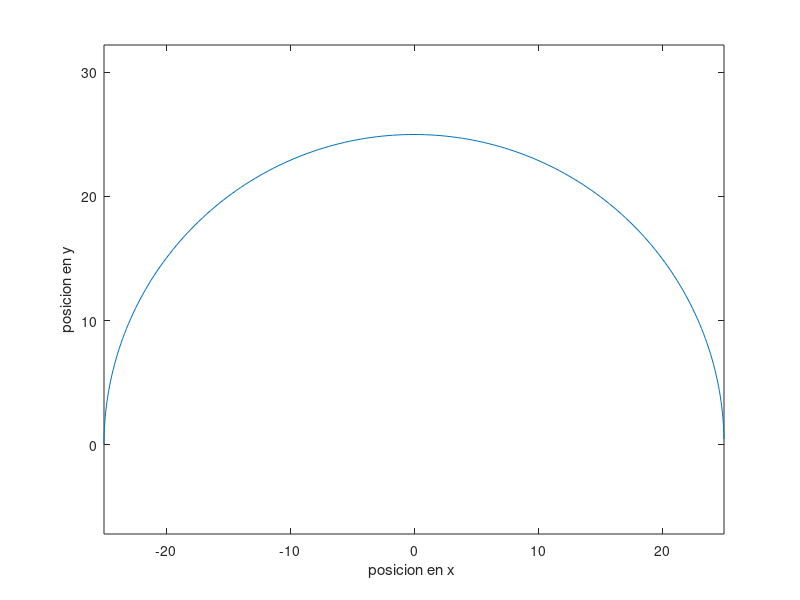
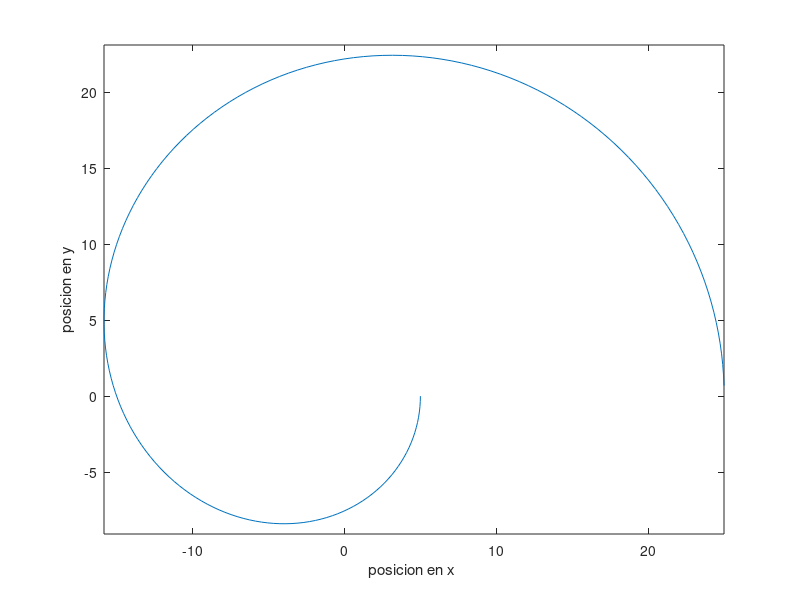

Source code (MATLAB) for these figures, in order:
%Parametros del robot 

L1 = 10;
L2 = 10;
L3 = 5;

%Longitud total del brazo 
Ltot = L1 +L2 + L3;

for c = 1: 180 
    X1(c)=Ltot*cos(c*pi/180);
    Y1(c)=Ltot*sin(c*pi/180);
end

% Plot del caso A

figure('Name','Plot caso A')
title('Plot caso A')
plot(X1,Y1);
xlabel('posicion en x ') 
ylabel('posicion en y') 
axis equal

%Longitud de la segunda parte del brazo
Ltot2 = L2+L3;

for c = 1:180
    X2(c)= L1*cos(c*pi/180)+Ltot2*cos(2*c*pi/180);
    Y2(c)= L1*sin(c*pi/180)+Ltot2*sin(2*c*pi/180);
end

% Plot del caso B

figure('Name','Plot caso B')
title('Plot caso B')
plot(X2,Y2);
xlabel('posicion en x ') 
ylabel('posicion en y') 
axis equal
